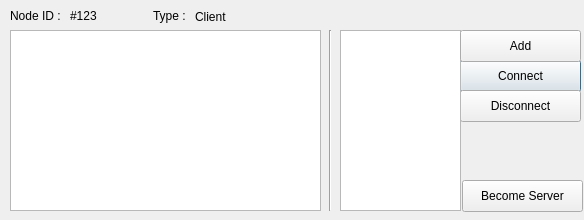
<?xml version="1.0" encoding="UTF-8"?>
<ui version="4.0">
 <class>Dialog</class>
 <widget class="QDialog" name="Dialog">
  <property name="geometry">
   <rect>
    <x>0</x>
    <y>0</y>
    <width>584</width>
    <height>220</height>
   </rect>
  </property>
  <property name="windowTitle">
   <string>Dialog</string>
  </property>
  <widget class="QPushButton" name="ConnectBtn">
   <property name="geometry">
    <rect>
     <x>460</x>
     <y>60</y>
     <width>121</width>
     <height>32</height>
    </rect>
   </property>
   <property name="text">
    <string>Connect</string>
   </property>
  </widget>
  <widget class="QPushButton" name="DisconnectBtn">
   <property name="geometry">
    <rect>
     <x>460</x>
     <y>90</y>
     <width>121</width>
     <height>32</height>
    </rect>
   </property>
   <property name="text">
    <string>Disconnect</string>
   </property>
  </widget>
  <widget class="Line" name="line">
   <property name="geometry">
    <rect>
     <x>320</x>
     <y>30</y>
     <width>20</width>
     <height>181</height>
    </rect>
   </property>
   <property name="orientation">
    <enum>Qt::Vertical</enum>
   </property>
  </widget>
  <widget class="QLabel" name="nodeIdLabel">
   <property name="geometry">
    <rect>
     <x>10</x>
     <y>0</y>
     <width>61</width>
     <height>31</height>
    </rect>
   </property>
   <property name="text">
    <string>Node ID :</string>
   </property>
  </widget>
  <widget class="QTextBrowser" name="DebugArea">
   <property name="geometry">
    <rect>
     <x>10</x>
     <y>30</y>
     <width>311</width>
     <height>181</height>
    </rect>
   </property>
  </widget>
  <widget class="QListView" name="listOfNodes">
   <property name="geometry">
    <rect>
     <x>340</x>
     <y>30</y>
     <width>121</width>
     <height>181</height>
    </rect>
   </property>
  </widget>
  <widget class="QLabel" name="nodeIdValue">
   <property name="geometry">
    <rect>
     <x>70</x>
     <y>0</y>
     <width>60</width>
     <height>31</height>
    </rect>
   </property>
   <property name="text">
    <string>#123</string>
   </property>
  </widget>
  <widget class="QPushButton" name="becomeServerBtn">
   <property name="geometry">
    <rect>
     <x>462</x>
     <y>180</y>
     <width>121</width>
     <height>32</height>
    </rect>
   </property>
   <property name="text">
    <string>Become Server</string>
   </property>
  </widget>
  <widget class="QLabel" name="nodeTypeValue">
   <property name="geometry">
    <rect>
     <x>195</x>
     <y>6</y>
     <width>60</width>
     <height>21</height>
    </rect>
   </property>
   <property name="text">
    <string>Client</string>
   </property>
  </widget>
  <widget class="QLabel" name="nodeTypeLabel">
   <property name="geometry">
    <rect>
     <x>153</x>
     <y>6</y>
     <width>41</width>
     <height>20</height>
    </rect>
   </property>
   <property name="text">
    <string>Type :</string>
   </property>
  </widget>
  <widget class="QPushButton" name="AddBtn">
   <property name="geometry">
    <rect>
     <x>460</x>
     <y>30</y>
     <width>121</width>
     <height>32</height>
    </rect>
   </property>
   <property name="text">
    <string>Add</string>
   </property>
  </widget>
 </widget>
 <resources/>
 <connections>
  <connection>
   <sender>ConnectBtn</sender>
   <signal>clicked()</signal>
   <receiver>Dialog</receiver>
   <slot>open()</slot>
   <hints>
    <hint type="sourcelabel">
     <x>416</x>
     <y>75</y>
    </hint>
    <hint type="destinationlabel">
     <x>296</x>
     <y>175</y>
    </hint>
   </hints>
  </connection>
 </connections>
</ui>
